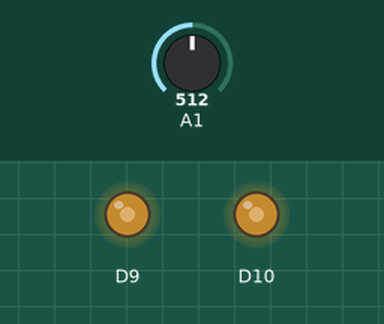
A sketch run on a simulated Arduino Zero (SAMD21). Parts: output pins drawn as LEDs (lit = HIGH). The inputs (shaded band) are chosen by the test bench; at power-on: A1 = 512 (analog values on the 0–1023 scale).

Above: at 1.2 s.
1.3 s: A1 set to 716
At 2.5 s:
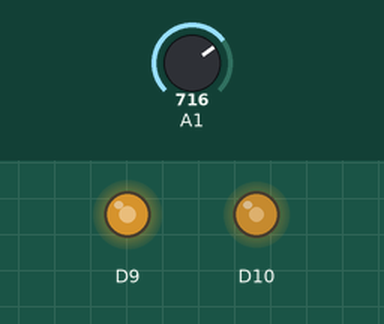
2.8 s: A1 set to 900
At 3.6 s:
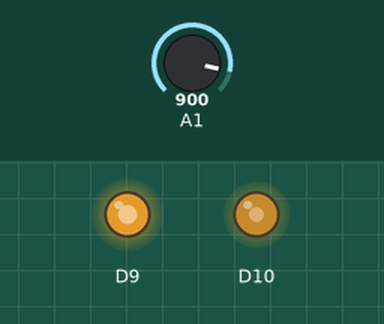
4.3 s: A1 set to 511
At 4.7 s:
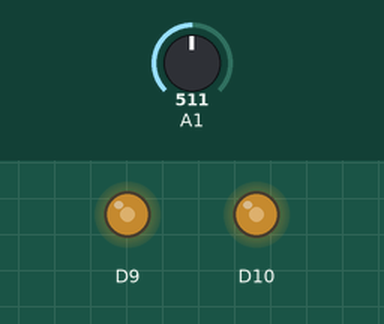
5.8 s: A1 set to 306
At 7.0 s:
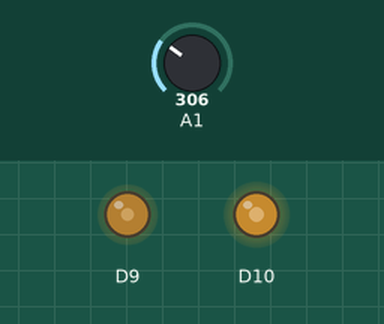
7.3 s: A1 set to 122
At 8.2 s:
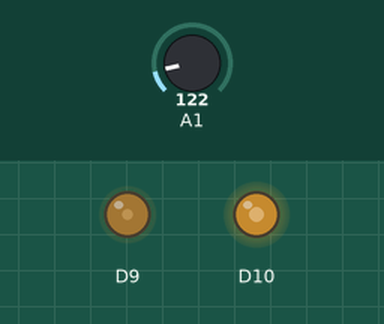
Timing chart, 0 to 9.8 s (numbered marks = the images above; inputs shaded):
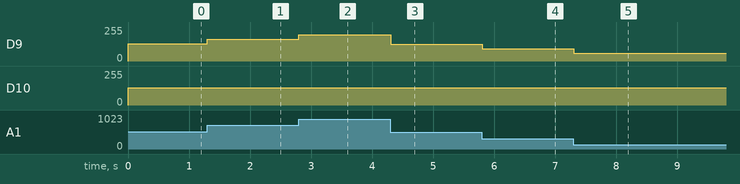

Measured:
- after the input at 1.3 s, D9: 128/255 → 164/255 at once
- after the input at 2.8 s, D9: 164/255 → 197/255 at once
- after the input at 4.3 s, D9: 197/255 → 127/255 at once
- after the input at 5.8 s, D9: 127/255 → 91/255 at once
- after the input at 7.3 s, D9: 91/255 → 59/255 at once

The sketch:

polyphase_qmf_optimized.ino
```cpp
#include "coefficients.h"

// polyphase_qmf_optimized.ino - True Polyphase-style Decomposition (2-channel)
// Splitting input into even/odd streams and processing them together.
// For QMF, this typically saves computation in decimation/interpolation,
// but here we use it to group arithmetic for peak efficiency.

#define B 256
#define MASK (B - 1)
int16_t x[B];
uint8_t i = 0;
uint32_t last_micros = 0;

void setup() {
  pinMode(9, OUTPUT); pinMode(10, OUTPUT);
  analogReadResolution(8);
}

void loop() {
  uint32_t now = micros();
  if (now - last_micros < 1000000 / SAMPLING_RATE) return;
  last_micros = now;

  x[i] = analogRead(A1);

  // Structured Polyphase arithmetic: grouping even and odd components
  // h = {h_even0, h_odd0, h_even1, h_odd1}
  // g = {g_even0, g_odd0, g_even1, g_odd1}

  int32_t in_even_0 = (int32_t)x[i] - 128;
  int32_t in_odd_0  = (int32_t)x[(i-1)&MASK] - 128;
  int32_t in_even_1 = (int32_t)x[(i-2)&MASK] - 128;
  int32_t in_odd_1  = (int32_t)x[(i-3)&MASK] - 128;

  int32_t y1 = (int32_t)(int16_t)pgm_read_word(&h_fixed[0]) * in_even_0 +
               (int32_t)(int16_t)pgm_read_word(&h_fixed[2]) * in_even_1 +
               (int32_t)(int16_t)pgm_read_word(&h_fixed[1]) * in_odd_0 +
               (int32_t)(int16_t)pgm_read_word(&h_fixed[3]) * in_odd_1;

  int32_t y2 = (int32_t)(int16_t)pgm_read_word(&g_fixed[0]) * in_even_0 +
               (int32_t)(int16_t)pgm_read_word(&g_fixed[2]) * in_even_1 +
               (int32_t)(int16_t)pgm_read_word(&g_fixed[1]) * in_odd_0 +
               (int32_t)(int16_t)pgm_read_word(&g_fixed[3]) * in_odd_1;

  analogWrite(9, constrain(((y1 + 32768L) >> 16) + 128, 0, 255));
  analogWrite(10, constrain(((y2 + 32768L) >> 16) + 128, 0, 255));

  i = (i + 1) & MASK;
}
```

coefficients.h
```cpp
// Auto-generated QMF coefficients (DB4, Standard Orthogonal)
#ifndef COEFFICIENTS_H
#define COEFFICIENTS_H

#define QMF_N 4
#define SAMPLING_RATE 2000

// Floating point coefficients (Sum = sqrt(2))
const float h_float[QMF_N] = { 0.48296291f, 0.83651630f, 0.22414387f, -0.12940952f };
const float g_float[QMF_N] = { -0.12940952f, -0.22414387f, 0.83651630f, -0.48296291f };

// Fixed point coefficients (scaled by 2^15)
const int16_t h_fixed[QMF_N] PROGMEM = { 15826, 27411, 7345, -4240 };
const int16_t g_fixed[QMF_N] PROGMEM = { -4240, -7345, 27411, -15826 };

#endif
```
